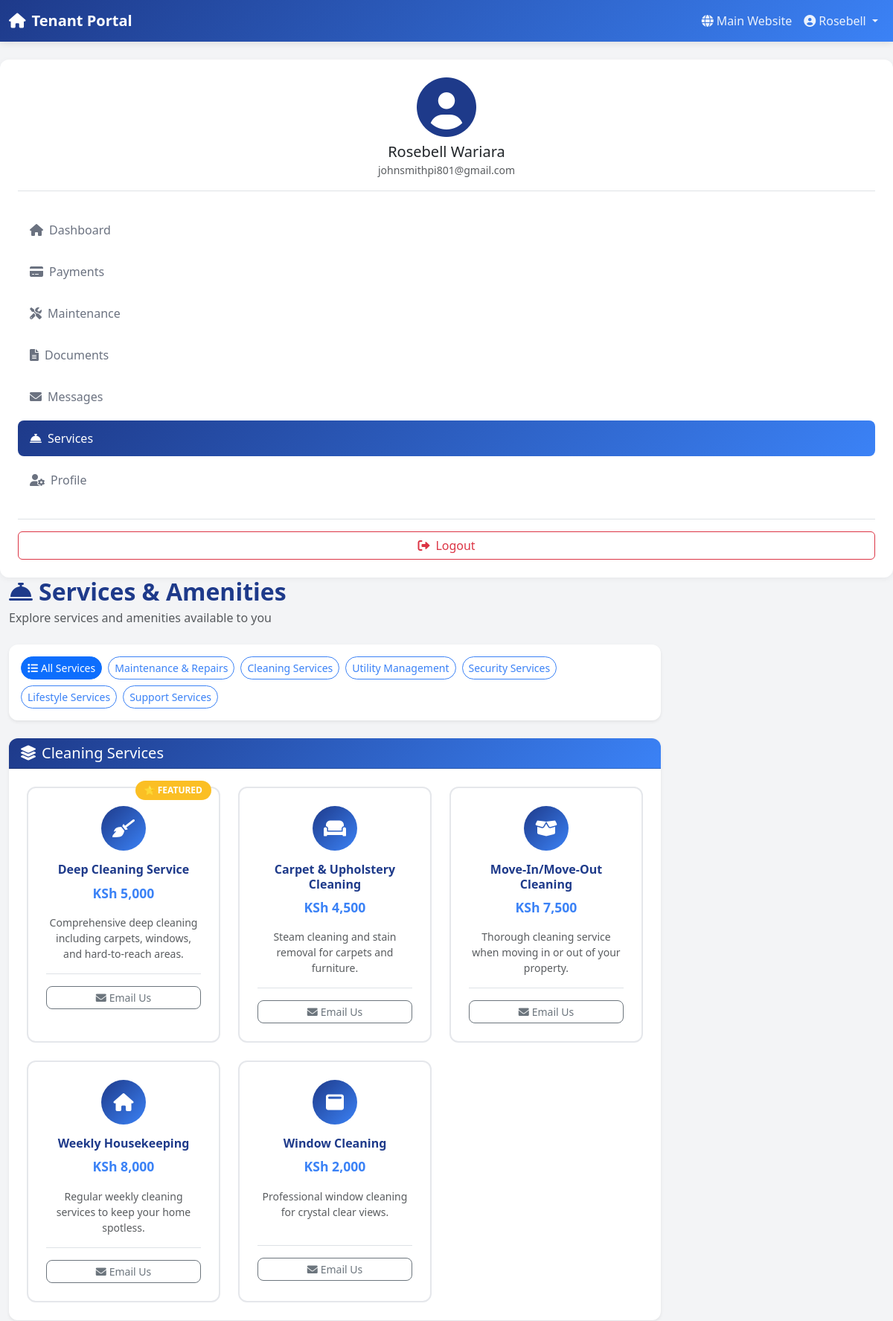
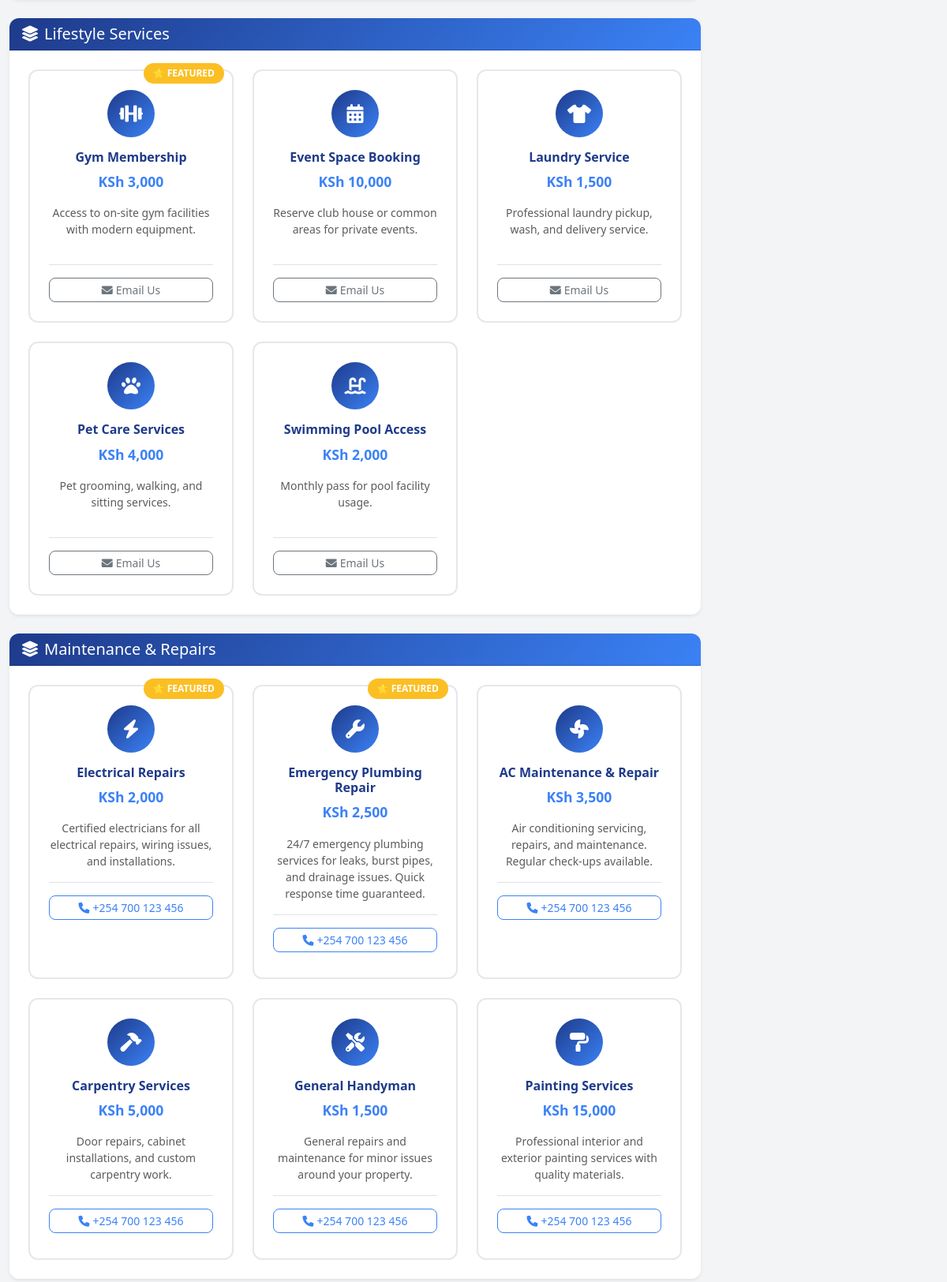
/tenant/services/ (signed in, upper part), run on the app's committed database (2 pictures, top to bottom).
### listings/models.py (models this page shows, shortened)
class Tenant(models.Model):
    user = models.OneToOneField(User, on_delete=models.CASCADE, related_name='tenant_profile')
    phone = models.CharField(max_length=20)
    id_number = models.CharField(max_length=20, blank=True, help_text="National ID or Passport number")
    emergency_contact = models.CharField(max_length=100, blank=True)
    emergency_phone = models.CharField(max_length=20, blank=True)
    occupation = models.CharField(max_length=100, blank=True)
    employer = models.CharField(max_length=200, blank=True)
    profile_image = models.ImageField(upload_to='tenants/', blank=True, null=True)
    date_of_birth = models.DateField(null=True, blank=True)
    is_active = models.BooleanField(default=True)
    is_verified = models.BooleanField(default=False, help_text="KYC verified")
    created_at = models.DateTimeField(auto_now_add=True)
    updated_at = models.DateTimeField(auto_now=True)
    class Meta:
        ordering = ['user__first_name', 'user__last_name']
    @property
    def full_name(self):
        return self.user.get_full_name() or self.user.username

class TenantService(models.Model):
    SERVICE_CATEGORIES = [
        ('maintenance', 'Maintenance & Repairs'),
        ('cleaning', 'Cleaning Services'),
        ('utilities', 'Utility Management'),
        ('security', 'Security Services'),
        ('lifestyle', 'Lifestyle Services'),
        ('support', 'Support Services'),
    ]
    name = models.CharField(max_length=200)
    category = models.CharField(max_length=20, choices=SERVICE_CATEGORIES)
    description = models.TextField()
    icon = models.CharField(max_length=50, blank=True, help_text="FontAwesome icon class")
    price = models.DecimalField(max_digits=10, decimal_places=2, null=True, blank=True, help_text="Price in KSh (leave blank if free)")
    is_available = models.BooleanField(default=True)
    is_featured = models.BooleanField(default=False, help_text="Featured services appear first")
    contact_email = models.EmailField(blank=True)
    contact_phone = models.CharField(max_length=20, blank=True)
    created_at = models.DateTimeField(auto_now_add=True)
    updated_at = models.DateTimeField(auto_now=True)
    class Meta:
        ordering = ['-is_featured', 'category', 'name']
        verbose_name = "Tenant Service"
        verbose_name_plural = "Tenant Services"
    @property
    def is_free(self):
        return self.price is None or self.price == 0

### listings/tenant_views.py (the view)
# urls.py: path('services/', tenant_views.tenant_services, name='services'),
@login_required
def tenant_services(request):
    try:
        tenant = request.user.tenant_profile
    except Tenant.DoesNotExist:
        return redirect('listings:tenant_registration')
    category_filter = request.GET.get('category', '')
    services = TenantService.objects.filter(is_available=True)
    if category_filter:
        services = services.filter(category=category_filter)
    services_by_category = {}
    for service in services:
        cat_display = service.get_category_display()
        if cat_display not in services_by_category:
            services_by_category[cat_display] = []
        services_by_category[cat_display].append(service)
    categories = TenantService.SERVICE_CATEGORIES
    active_lease = Lease.objects.filter(
        tenant=tenant,
        end_date__gte=timezone.now().date(),
        status='active'
    ).select_related('property_item', 'property_item__county').first()
    property_amenities = None
    if active_lease and active_lease.property_item:
        property_amenities = active_lease.property_item.amenities.filter(is_active=True)
    context = {
        'tenant': tenant,
        'services_by_category': services_by_category,
        'categories': categories,
        'category_filter': category_filter,
        'active_lease': active_lease,
        'property_amenities': property_amenities,
        'year': timezone.now().year,
    }
    return render(request, 'tenant/services.html', context)

### listings/templates/tenant/services.html (shortened to what this page needs)
{% extends 'tenant/base_tenant.html' %}
{% load static %}
{% load humanize %}
{% block content %}
<div class="container-fluid">
    <div class="row">
        {% include 'tenant/sidebar.html' %}
        <div class="col-lg-9 col-md-8">
            <div class="d-flex justify-content-between align-items-center mb-4">
                <div>
                    <h2 class="mb-1" style="color: #1e3a8a; font-weight: 700;">
                        <i class="fas fa-concierge-bell me-2"></i>Services & Amenities
                    </h2>
                    <p class="text-muted mb-0">Explore services and amenities available to you</p>
                </div>
            </div>
            <div class="card shadow-sm border-0 mb-4" style="border-radius: 12px;">
                <div class="card-body p-3">
                    <div class="d-flex flex-wrap gap-2">
                        <a href="{% url 'listings:tenant_services' %}"
                           class="btn btn-sm {% if not category_filter %}btn-primary{% else %}btn-outline-primary{% endif %}"
                           style="border-radius: 20px;">
                            <i class="fas fa-list me-1"></i>All Services
                        </a>
                        {% for cat_key, cat_name in categories %}
                        <a href="{% url 'listings:tenant_services' %}?category={{ cat_key }}"
                           class="btn btn-sm {% if category_filter == cat_key %}btn-primary{% else %}btn-outline-primary{% endif %}"
                           style="border-radius: 20px;">
                            {{ cat_name }}
                        </a>
                        {% endfor %}
                    </div>
                </div>
            </div>
            {% for category, services in services_by_category.items %}
            <div class="card shadow-sm border-0 mb-4" style="border-radius: 12px;">
                <div class="card-header" style="background: linear-gradient(135deg, #1e3a8a 0%, #3b82f6 100%); border-radius: 12px 12px 0 0;">
                    <h5 class="mb-0 text-white">
                        <i class="fas fa-layer-group me-2"></i>{{ category }}
                    </h5>
                </div>
                <div class="card-body p-4">
                    <div class="row g-4">
                        {% for service in services %}
                        <div class="col-md-6 col-lg-4">
                            <div class="service-card h-100" style="border: 2px solid #e5e7eb; border-radius: 12px; padding: 1.5rem; transition: all 0.3s ease; position: relative;">
                                {% if service.is_featured %}
                                <div style="position: absolute; top: -10px; right: 10px; background: #fbbf24; color: white; padding: 4px 12px; border-radius: 20px; font-size: 0.75rem; font-weight: 600;">
                                    ⭐ FEATURED
                                </div>
                                {% endif %}
                                <div class="text-center mb-3">
                                    <div style="width: 60px; height: 60px; background: linear-gradient(135deg, #1e3a8a 0%, #3b82f6 100%); border-radius: 50%; display: flex; align-items: center; justify-content: center; margin: 0 auto;">
                                        <i class="fas {{ service.icon }} text-white" style="font-size: 1.5rem;"></i>
                                    </div>
                                </div>
                                <h6 class="text-center mb-2" style="color: #1e3a8a; font-weight: 600;">
                                    {{ service.name }}
                                </h6>
                                <div class="text-center mb-3">
                                    {% if service.is_free %}
                                    <span class="badge" style="background: #10b981; font-size: 0.9rem; padding: 6px 12px; border-radius: 20px;">
                                        FREE
                                    </span>
                                    {% else %}
                                    <span style="color: #3b82f6; font-weight: 700; font-size: 1.1rem;">
                                        KSh {{ service.price|floatformat:0|intcomma }}
                                    </span>
                                    {% endif %}
                                </div>
                                <p class="text-muted small text-center mb-3" style="min-height: 60px;">
                                    {{ service.description|truncatewords:20 }}
                                </p>
                                <div class="text-center border-top pt-3 mt-3">
                                    {% if service.contact_phone %}
                                    <a href="tel:{{ service.contact_phone }}" class="btn btn-sm btn-outline-primary mb-2 w-100" style="border-radius: 8px;">
                                        <i class="fas fa-phone me-1"></i>{{ service.contact_phone }}
                                    </a>
                                    {% endif %}
                                    {% if service.contact_email %}
                                    <a href="mailto:{{ service.contact_email }}" class="btn btn-sm btn-outline-secondary w-100" style="border-radius: 8px;">
                                        <i class="fas fa-envelope me-1"></i>Email Us
                                    </a>
                                    {% endif %}
                                </div>
                            </div>
                        </div>
                        {% endfor %}
                    </div>
                </div>
            </div>
            {% endfor %}
        </div>
    </div>
</div>
{% endblock %}

### listings/templates/tenant/base_tenant.html (shortened to what this page needs)
{% load static %}
<!DOCTYPE html>
<html lang="en">
<head>
    <link href="https://cdn.jsdelivr.net/npm/bootstrap@5.3.0/dist/css/bootstrap.min.css" rel="stylesheet">
    <link rel="stylesheet" href="https://cdnjs.cloudflare.com/ajax/libs/font-awesome/6.0.0/css/all.min.css">
</head>
<body>
    {% if user.is_authenticated %}
    <nav class="navbar tenant-navbar navbar-expand-lg navbar-dark">
        <div class="container-fluid">
            <a class="navbar-brand" href="{% url 'listings:tenant_dashboard' %}">
                <i class="fas fa-home me-2"></i>Tenant Portal
            </a>
            <div class="collapse navbar-collapse" id="tenantNav">
                <ul class="navbar-nav ms-auto">
                    <li class="nav-item">
                        <a class="nav-link" href="{% url 'listings:home' %}">
                            <i class="fas fa-globe me-1"></i>Main Website
                        </a>
                    </li>
                    <li class="nav-item dropdown">
                        <a class="nav-link dropdown-toggle" href="#" data-bs-toggle="dropdown">
                            <i class="fas fa-user-circle me-1"></i>{{ user.first_name|default:user.username }}
                        </a>
                    </li>
                </ul>
            </div>
        </div>
    </nav>
    {% endif %}
    <main class="py-4">
        {% block content %}{% endblock %}
    </main>
</body>
</html>

### listings/templates/tenant/sidebar.html (shortened to what this page needs)
{% load static %}
<div class="tenant-sidebar">
    <div class="text-center mb-4 pb-3 border-bottom">
        <div class="mb-2">
            {% if tenant.profile_image %}
                <img src="{{ tenant.profile_image.url }}" alt="{{ tenant.full_name }}" class="rounded-circle" style="width: 80px; height: 80px; object-fit: cover;">
            {% else %}
                <i class="fas fa-user-circle" style="font-size: 5rem; color: #1e3a8a;"></i>
            {% endif %}
        </div>
        <h5 class="mb-0">{{ tenant.full_name }}</h5>
        <small class="text-muted">{{ user.email }}</small>
    </div>
    <nav class="nav flex-column">
        <a class="nav-link {% if request.resolver_match.url_name == 'tenant_dashboard' %}active{% endif %}" href="{% url 'listings:tenant_dashboard' %}">
            <i class="fas fa-home me-2"></i>Dashboard
        </a>
        <a class="nav-link {% if request.resolver_match.url_name == 'tenant_payments' %}active{% endif %}" href="{% url 'listings:tenant_payments' %}">
            <i class="fas fa-credit-card me-2"></i>Payments
        </a>
        <a class="nav-link {% if request.resolver_match.url_name == 'tenant_maintenance' %}active{% endif %}" href="{% url 'listings:tenant_maintenance' %}">
            <i class="fas fa-tools me-2"></i>Maintenance
        </a>
        <a class="nav-link {% if request.resolver_match.url_name == 'tenant_documents' %}active{% endif %}" href="{% url 'listings:tenant_documents' %}">
            <i class="fas fa-file-alt me-2"></i>Documents
        </a>
        <a class="nav-link {% if request.resolver_match.url_name == 'tenant_messages' %}active{% endif %}" href="{% url 'listings:tenant_messages' %}">
            <i class="fas fa-envelope me-2"></i>Messages
        </a>
        <a class="nav-link {% if request.resolver_match.url_name == 'tenant_services' %}active{% endif %}" href="{% url 'listings:tenant_services' %}">
            <i class="fas fa-concierge-bell me-2"></i>Services
        </a>
        <a class="nav-link {% if request.resolver_match.url_name == 'tenant_profile' %}active{% endif %}" href="{% url 'listings:tenant_profile' %}">
            <i class="fas fa-user-cog me-2"></i>Profile
        </a>
    </nav>
    <div class="mt-4 pt-3 border-top">
        <a href="{% url 'listings:tenant_logout' %}" class="btn btn-outline-danger w-100">
            <i class="fas fa-sign-out-alt me-2"></i>Logout
        </a>
    </div>
</div>

### listings/templates/tenant/base_tenant.html (style rules this page uses)
:root { --tenant-primary: #1e3a8a; --tenant-secondary: #3b82f6; --tenant-success: #10b981; --tenant-warning: #f59e0b; --tenant-danger: #ef4444; }
body { background: #f3f4f6; font-family: 'Segoe UI', Tahoma, Geneva, Verdana, sans-serif; }
.tenant-navbar { background: linear-gradient(135deg, var(--tenant-primary) 0%, var(--tenant-secondary) 100%); box-shadow: 0 2px 10px rgba(0,0,0,0.1); }
.tenant-navbar .navbar-brand { color: white !important; font-weight: 700; }
.tenant-navbar .nav-link { color: rgba(255,255,255,0.9) !important; transition: all 0.3s ease; }
.tenant-sidebar { background: white; border-radius: 12px; padding: 1.5rem; box-shadow: 0 2px 8px rgba(0,0,0,0.05); }
.tenant-sidebar .nav-link { color: #6b7280; padding: 0.75rem 1rem; margin: 0.25rem 0; border-radius: 8px; transition: all 0.3s ease; }
.tenant-sidebar .nav-link.active { background: linear-gradient(135deg, var(--tenant-primary) 0%, var(--tenant-secondary) 100%); color: white; }

### listings/templates/tenant/services.html (style rules this page uses)
.btn-outline-primary { border-color: #3b82f6; color: #3b82f6; }

### data on the page
Tenant: full_name "Rosebell Wariara"
TenantService: category "Cleaning Services", is_featured "⭐ FEATURED", name "Deep Cleaning Service", price "5,000", description "Comprehensive deep cleaning including carpets, windows, and hard-to-reach areas."
TenantService: name "Carpet & Upholstery Cleaning", price "4,500", description "Steam cleaning and stain removal for carpets and furniture."
TenantService: name "Move-In/Move-Out Cleaning", price "7,500", description "Thorough cleaning service when moving in or out of your property."
TenantService: name "Weekly Housekeeping", price "8,000", description "Regular weekly cleaning services to keep your home spotless."
TenantService: name "Window Cleaning", price "2,000", description "Professional window cleaning for crystal clear views."
TenantService: category "Lifestyle Services", is_featured "⭐ FEATURED", name "Gym Membership", price "3,000", description "Access to on-site gym facilities with modern equipment."
TenantService: name "Event Space Booking", price "10,000", description "Reserve club house or common areas for private events."
TenantService: name "Laundry Service", price "1,500", description "Professional laundry pickup, wash, and delivery service."
TenantService: name "Pet Care Services", price "4,000", description "Pet grooming, walking, and sitting services."
TenantService: name "Swimming Pool Access", price "2,000", description "Monthly pass for pool facility usage."
TenantService: category "Maintenance & Repairs", is_featured "⭐ FEATURED", name "Electrical Repairs", price "2,000", description "Certified electricians for all electrical repairs, wiring issues, and installations.", contact_phone "+254 700 123 456"
TenantService: is_featured "⭐ FEATURED", name "Emergency Plumbing Repair", price "2,500", description "24/7 emergency plumbing services for leaks, burst pipes, and drainage issues. Quick response time guaranteed.", contact_phone "+254 700 123 456"
TenantService: name "AC Maintenance & Repair", price "3,500", description "Air conditioning servicing, repairs, and maintenance. Regular check-ups available.", contact_phone "+254 700 123 456"
TenantService: name "Carpentry Services", price "5,000", description "Door repairs, cabinet installations, and custom carpentry work.", contact_phone "+254 700 123 456"
TenantService: name "General Handyman", price "1,500", description "General repairs and maintenance for minor issues around your property.", contact_phone "+254 700 123 456"
TenantService: name "Painting Services", price "15,000", description "Professional interior and exterior painting services with quality materials.", contact_phone "+254 700 123 456"

### other printed values
{{ user.first_name|default:user.username }} "Rosebell"
{{ user.email }} "johnsmithpi801@gmail.com"
{{ cat_name }} "Maintenance & Repairs" "Cleaning Services" "Utility Management" "Security Services" "Lifestyle Services" "Support Services"
